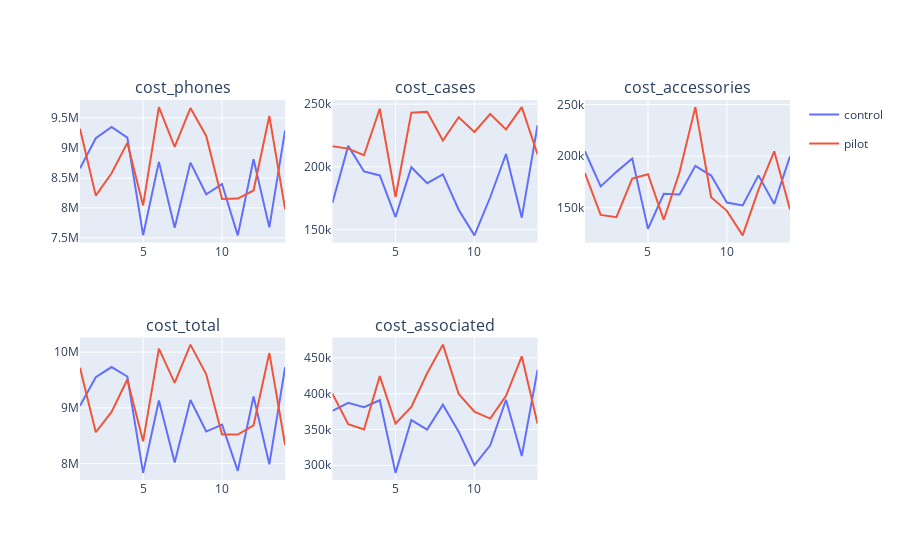

Notebook code cell kept with this figure:
### Markdown cell above
## Дашборд эксперимента

Вообще говоря нехорошо в процессе эксперимента подглядывать в данные. Тут можно долго говорить про эффект наблюдателя. Не хорошо, но иногда очень хочется.

Просто убедимся, что в процессе запуска эксперимента мы не допустили катострофических ошибок -- метрики не упали в ноль.

### Code cell
data_sint = data.copy()
data_sint['cost_total'] = data[['cost_phones', 'cost_cases', 'cost_accessories']].sum(axis=1)
data_sint['cost_associated'] = data[['cost_cases', 'cost_accessories']].sum(axis=1)
cost_columns = [c for c in data_sint.columns if 'cost' in c]

fig = make_subplots(
    rows=2, cols=3, subplot_titles=cost_columns
    )

for column, ax in zip(cost_columns, range(1, len(cost_columns)+1)):
    data_groupby = data_sint.groupby(['day', 'group'])[[column]].sum().reset_index()
    fig_t = px.line(data_groupby, x='day', y=column, color='group', title=column)
    if ax < 4:
        row, col = 1, ax
    else:
        row, col = 2, ax-3
    for i in fig_t.data:
        fig.add_trace(i, row=row, col=col)
    data_pivot = data_groupby.pivot(index='day', columns='group', values=column)
        
names = set()
fig.for_each_trace(
    lambda trace:
        trace.update(showlegend=False)
        if (trace.name in names) else names.add(trace.name))
fig.show()

### Figure 1 — Plotly figure (JSON) as saved in the notebook; plotly's stock layout.template omitted (floating-point values rounded to 4 significant figures)
{"data": [{"hovertemplate": "group=control<br>day=%{x}<br>cost_phones=%{y}<extra></extra>", "legendgroup": "control", "line": {"color": "#636efa", "dash": "solid"}, "marker": {"symbol": "circle"}, "mode": "lines", "name": "control", "orientation": "v", "showlegend": true, "type": "scatter", "x": [1, 2, 3, 4, 5, 6, 7, 8, 9, 10, 11, 12, 13, 14], "xaxis": "x", "y": [8661700, 9163300, 9351400, 9172100, 7545600, 8768800, 7671200, 8756100, 8228800, 8398700, 7542800, 8812100, 7676000, 9295200], "yaxis": "y"}, {"hovertemplate": "group=pilot<br>day=%{x}<br>cost_phones=%{y}<extra></extra>", "legendgroup": "pilot", "line": {"color": "#EF553B", "dash": "solid"}, "marker": {"symbol": "circle"}, "mode": "lines", "name": "pilot", "orientation": "v", "showlegend": true, "type": "scatter", "x": [1, 2, 3, 4, 5, 6, 7, 8, 9, 10, 11, 12, 13, 14], "xaxis": "x", "y": [9319700, 8205700, 8579100, 9085700, 8042800, 9681600, 9019900, 9666000, 9201900, 8149000, 8156400, 8291700, 9534500, 7979900], "yaxis": "y"}, {"hovertemplate": "group=control<br>day=%{x}<br>cost_cases=%{y}<extra></extra>", "legendgroup": "control", "line": {"color": "#636efa", "dash": "solid"}, "marker": {"symbol": "circle"}, "mode": "lines", "name": "control", "orientation": "v", "showlegend": false, "type": "scatter", "x": [1, 2, 3, 4, 5, 6, 7, 8, 9, 10, 11, 12, 13, 14], "xaxis": "x2", "y": [171300, 216700, 196300, 193100, 159900, 199700, 186900, 194000, 165800, 145300, 175700, 210200, 159400, 233200], "yaxis": "y2"}, {"hovertemplate": "group=pilot<br>day=%{x}<br>cost_cases=%{y}<extra></extra>", "legendgroup": "pilot", "line": {"color": "#EF553B", "dash": "solid"}, "marker": {"symbol": "circle"}, "mode": "lines", "name": "pilot", "orientation": "v", "showlegend": false, "type": "scatter", "x": [1, 2, 3, 4, 5, 6, 7, 8, 9, 10, 11, 12, 13, 14], "xaxis": "x2", "y": [216400, 214500, 209200, 246300, 175900, 243200, 243800, 221000, 239500, 227800, 242100, 229800, 247600, 209900], "yaxis": "y2"}, {"hovertemplate": "group=control<br>day=%{x}<br>cost_accessories=%{y}<extra></extra>", "legendgroup": "control", "line": {"color": "#636efa", "dash": "solid"}, "marker": {"symbol": "circle"}, "mode": "lines", "name": "control", "orientation": "v", "showlegend": false, "type": "scatter", "x": [1, 2, 3, 4, 5, 6, 7, 8, 9, 10, 11, 12, 13, 14], "xaxis": "x3", "y": [204800, 170700, 184800, 197800, 129500, 163500, 162900, 190600, 181200, 155100, 152300, 181400, 153600, 200000], "yaxis": "y3"}, {"hovertemplate": "group=pilot<br>day=%{x}<br>cost_accessories=%{y}<extra></extra>", "legendgroup": "pilot", "line": {"color": "#EF553B", "dash": "solid"}, "marker": {"symbol": "circle"}, "mode": "lines", "name": "pilot", "orientation": "v", "showlegend": false, "type": "scatter", "x": [1, 2, 3, 4, 5, 6, 7, 8, 9, 10, 11, 12, 13, 14], "xaxis": "x3", "y": [183700, 143000, 140900, 178300, 182500, 138300, 184700, 247600, 160200, 147000, 123200, 167300, 204700, 148200], "yaxis": "y3"}, {"hovertemplate": "group=control<br>day=%{x}<br>cost_total=%{y}<extra></extra>", "legendgroup": "control", "line": {"color": "#636efa", "dash": "solid"}, "marker": {"symbol": "circle"}, "mode": "lines", "name": "control", "orientation": "v", "showlegend": false, "type": "scatter", "x": [1, 2, 3, 4, 5, 6, 7, 8, 9, 10, 11, 12, 13, 14], "xaxis": "x4", "y": [9037800, 9550700, 9732500, 9563000, 7835000, 9132000, 8021000, 9140700, 8575800, 8699100, 7870800, 9203700, 7989000, 9728400], "yaxis": "y4"}, {"hovertemplate": "group=pilot<br>day=%{x}<br>cost_total=%{y}<extra></extra>", "legendgroup": "pilot", "line": {"color": "#EF553B", "dash": "solid"}, "marker": {"symbol": "circle"}, "mode": "lines", "name": "pilot", "orientation": "v", "showlegend": false, "type": "scatter", "x": [1, 2, 3, 4, 5, 6, 7, 8, 9, 10, 11, 12, 13, 14], "xaxis": "x4", "y": [9719800, 8563200, 8929200, 9510300, 8401200, 10063100, 9448400, 10134600, 9601600, 8523800, 8521700, 8688800, 9986800, 8338000], "yaxis": "y4"}, {"hovertemplate": "group=control<br>day=%{x}<br>cost_associated=%{y}<extra></extra>", "legendgroup": "control", "line": {"color": "#636efa", "dash": "solid"}, "marker": {"symbol": "circle"}, "mode": "lines", "name": "control", "orientation": "v", "showlegend": false, "type": "scatter", "x": [1, 2, 3, 4, 5, 6, 7, 8, 9, 10, 11, 12, 13, 14], "xaxis": "x5", "y": [376100, 387400, 381100, 390900, 289400, 363200, 349800, 384600, 347000, 300400, 328000, 391600, 313000, 433200], "yaxis": "y5"}, {"hovertemplate": "group=pilot<br>day=%{x}<br>cost_associated=%{y}<extra></extra>", "legendgroup": "pilot", "line": {"color": "#EF553B", "dash": "solid"}, "marker": {"symbol": "circle"}, "mode": "lines", "name": "pilot", "orientation": "v", "showlegend": false, "type": "scatter", "x": [1, 2, 3, 4, 5, 6, 7, 8, 9, 10, 11, 12, 13, 14], "xaxis": "x5", "y": [400100, 357500, 350100, 424600, 358400, 381500, 428500, 468600, 399700, 374800, 365300, 397100, 452300, 358100], "yaxis": "y5"}], "layout": {"annotations": [{"font": {"size": 16}, "showarrow": false, "text": "cost_phones", "x": 0.1444, "xanchor": "center", "xref": "paper", "y": 1, "yanchor": "bottom", "yref": "paper"}, {"font": {"size": 16}, "showarrow": false, "text": "cost_cases", "x": 0.5, "xanchor": "center", "xref": "paper", "y": 1, "yanchor": "bottom", "yref": "paper"}, {"font": {"size": 16}, "showarrow": false, "text": "cost_accessories", "x": 0.8556, "xanchor": "center", "xref": "paper", "y": 1, "yanchor": "bottom", "yref": "paper"}, {"font": {"size": 16}, "showarrow": false, "text": "cost_total", "x": 0.1444, "xanchor": "center", "xref": "paper", "y": 0.375, "yanchor": "bottom", "yref": "paper"}, {"font": {"size": 16}, "showarrow": false, "text": "cost_associated", "x": 0.5, "xanchor": "center", "xref": "paper", "y": 0.375, "yanchor": "bottom", "yref": "paper"}], "autosize": true, "xaxis": {"anchor": "y", "autorange": true, "domain": [0, 0.2889], "range": [1, 14], "type": "linear"}, "xaxis2": {"anchor": "y2", "autorange": true, "domain": [0.3556, 0.6444], "range": [1, 14], "type": "linear"}, "xaxis3": {"anchor": "y3", "autorange": true, "domain": [0.7111, 1], "range": [1, 14], "type": "linear"}, "xaxis4": {"anchor": "y4", "autorange": true, "domain": [0, 0.2889], "range": [1, 14], "type": "linear"}, "xaxis5": {"anchor": "y5", "autorange": true, "domain": [0.3556, 0.6444], "range": [1, 14], "type": "linear"}, "xaxis6": {"anchor": "y6", "domain": [0.7111, 1]}, "yaxis": {"anchor": "x", "autorange": true, "domain": [0.625, 1], "range": [7424000.0, 9800000.0], "type": "linear"}, "yaxis2": {"anchor": "x2", "autorange": true, "domain": [0.625, 1], "range": [139600.0, 253300.0], "type": "linear"}, "yaxis3": {"anchor": "x3", "autorange": true, "domain": [0.625, 1], "range": [116300.0, 254500.0], "type": "linear"}, "yaxis4": {"anchor": "x4", "autorange": true, "domain": [0, 0.375], "range": [7707000.0, 10260000.0], "type": "linear"}, "yaxis5": {"anchor": "x5", "autorange": true, "domain": [0, 0.375], "range": [279400.0, 478600.0], "type": "linear"}, "yaxis6": {"anchor": "x6", "domain": [0, 0.375]}}}
